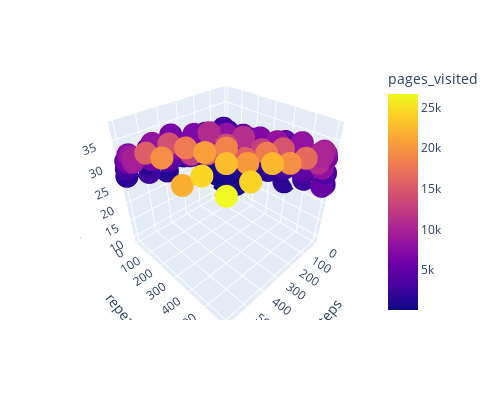

The notebook cell saved with this chart:
### Code cell
results_df = pd.read_csv('..data/processed/er_brw_mn_experiment.csv')

results_df['n_found'] = results_df.recall * len(er_pages)

fig = px.scatter_3d(results_df, x='steps', y='repeats', z='n_found', color='pages_visited', width=500, height=400)
fig.show()

### Figure 1 — Plotly figure (JSON) as saved in the notebook; plotly's stock layout.template omitted (floating-point values rounded to 4 significant figures; data arrays with more than 128 entries replaced by an {"elided": "..."} marker saying what was removed)
{"data": [{"hovertemplate": "steps=%{x}<br>repeats=%{y}<br>n_found=%{z}<br>pages_visited=%{marker.color}<extra></extra>", "legendgroup": "", "marker": {"color": {"elided": "225 int values"}, "coloraxis": "coloraxis", "symbol": "circle"}, "mode": "markers", "name": "", "scene": "scene", "showlegend": false, "type": "scatter3d", "x": {"elided": "225 int values"}, "y": {"elided": "225 int values"}, "z": {"elided": "225 float values"}}], "layout": {"coloraxis": {"colorbar": {"title": {"text": "pages_visited"}}, "colorscale": [[0, "#0d0887"], [0.1111, "#46039f"], [0.2222, "#7201a8"], [0.3333, "#9c179e"], [0.4444, "#bd3786"], [0.5556, "#d8576b"], [0.6667, "#ed7953"], [0.7778, "#fb9f3a"], [0.8889, "#fdca26"], [1, "#f0f921"]]}, "height": 400, "legend": {"tracegroupgap": 0}, "margin": {"t": 60}, "scene": {"aspectmode": "auto", "aspectratio": {"x": 1, "y": 1, "z": 1}, "domain": {"x": [0, 1], "y": [0, 1]}, "xaxis": {"title": {"text": "steps"}, "type": "linear"}, "yaxis": {"title": {"text": "repeats"}, "type": "linear"}, "zaxis": {"title": {"text": "n_found"}, "type": "linear"}}, "width": 500}}
